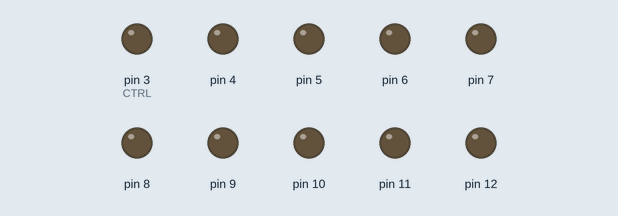
This sketch was run on a simulated Arduino Uno, built with avr-gcc and run on an emulated ATmega328P. On the bench: output pins drawn as LEDs (lit = HIGH).

Above: at 0.1 s.
Timing chart, 0 to 1.6 s (numbered marks = the images above):
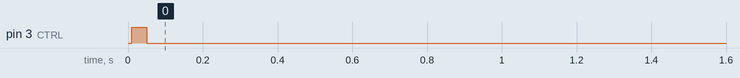

The sketch:

mm_version.ino
```cpp
//const int LED=13;
#define delaycons 50
int count=0;

void setup()
{
  pinMode(3,OUTPUT);  //CTRL

  pinMode(12,OUTPUT); // 5A (1の位)
  pinMode(11,OUTPUT); // 6A (2の位)
  pinMode(10,OUTPUT); // 7A (4の位)
  pinMode(9,OUTPUT);  // 8A (8の位)
  pinMode(8,OUTPUT);  // 9A (16の位)
  pinMode(7,OUTPUT);  //10A (32の位)
  pinMode(6,OUTPUT);  //11A (64の位)
  pinMode(5,OUTPUT);  //12A (128の位)
  pinMode(4,OUTPUT);  //13A (256の位)

  Serial.begin(9600);

  changeHeight(0);
  chgSig();
  delaytime();
}

int pow(int x,int n)
{
  if(n==0){
    return 1;
  }
  else{
    return x*pow(x,n-1);
  }
}

void loop()
{
  int data=-1;
  static int height = 0;
  if( Serial.available() ){
    while( Serial.available() ){
      data = Serial.read();
    }
    Serial.flush();
    if( abs(height-data) < 30 ){  // 今回の移動が3cm以下だったら
      changeHeight(data);
      height = data;
      chgSig();
      delaytime();
    }
  }
}

void  delaytime()
{
  delay(delaycons);
}

void changeHeight(int mm)
{
  if(mm<0){
    mm=0;
  }
  else if(mm>280){
    mm=280;
  }
  int pinval[9] = {LOW,LOW,LOW,LOW,LOW,LOW,LOW,LOW,LOW};
  // index :  0   1   2   3    4    5    6     7    8
  // var   :  1,  2,  4,  8,  16,  32,  64,  128, 256
  // pin   : 12, 11, 10,  9,   8,   7,   6,    5,   4
  for(int i=8;i>=0;i--){
    int var = pow(2,i);
    if(mm>=var){
      pinval[i] = HIGH;
      mm -= var;
    }
  }
  for(int i=0;i<9;i++){
    digitalWrite(12-i,pinval[i]);
  }
}

void four()
{
 digitalWrite(8,LOW);
  digitalWrite(9,LOW);
  digitalWrite(10,HIGH);
  digitalWrite(11,LOW);
  digitalWrite(12,LOW);

  //  Serial.print("40mm");

  chgSig();
  delaytime();
}
void chgSig()
{
  delay(10);
  digitalWrite(3,HIGH);
  delay(40);
  digitalWrite(3,LOW);
  delay(50);
}
```
